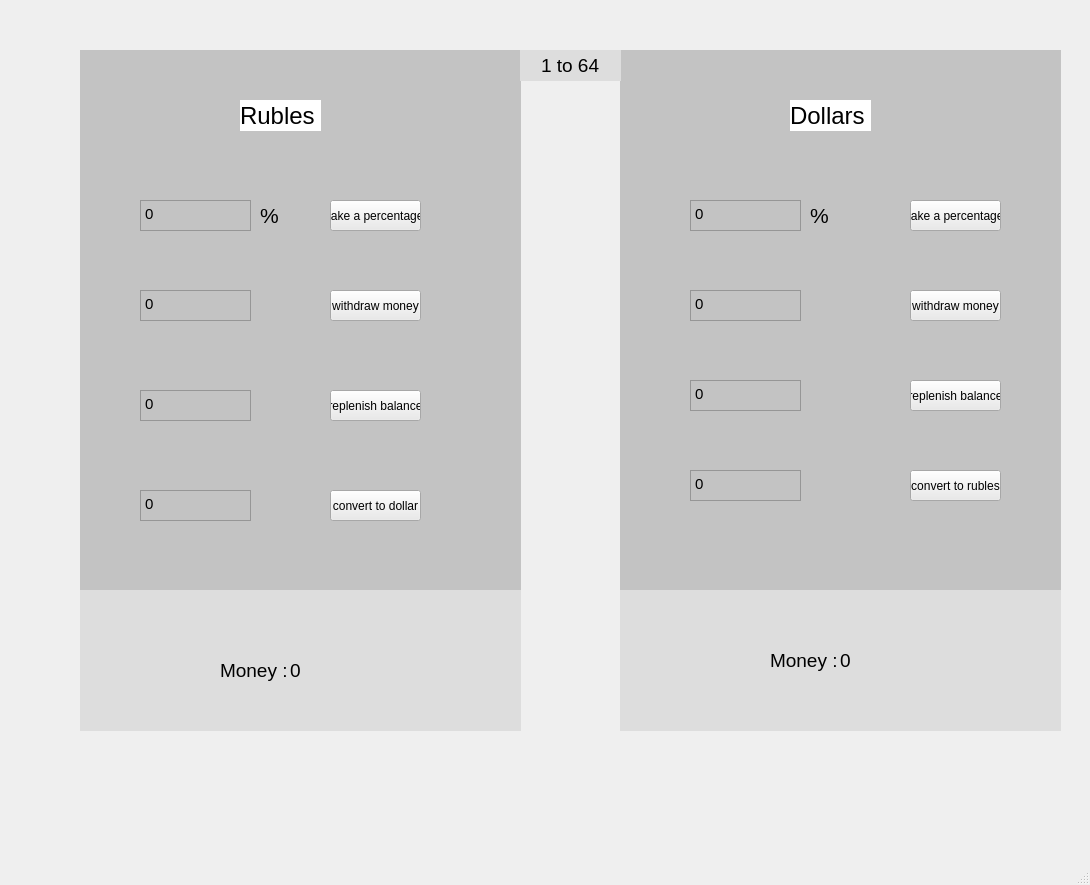
<?xml version="1.0" encoding="UTF-8"?>
<ui version="4.0">
 <class>MainWindow</class>
 <widget class="QMainWindow" name="MainWindow">
  <property name="geometry">
   <rect>
    <x>0</x>
    <y>0</y>
    <width>1090</width>
    <height>885</height>
   </rect>
  </property>
  <property name="windowTitle">
   <string>MainWindow</string>
  </property>
  <widget class="QWidget" name="centralwidget">
   <widget class="QWidget" name="widget" native="true">
    <property name="geometry">
     <rect>
      <x>80</x>
      <y>50</y>
      <width>441</width>
      <height>681</height>
     </rect>
    </property>
    <property name="styleSheet">
     <string notr="true">background-color: rgb(195, 195, 195);</string>
    </property>
    <widget class="QLabel" name="label">
     <property name="geometry">
      <rect>
       <x>160</x>
       <y>50</y>
       <width>81</width>
       <height>31</height>
      </rect>
     </property>
     <property name="font">
      <font>
       <pointsize>18</pointsize>
      </font>
     </property>
     <property name="styleSheet">
      <string notr="true">background-color: rgb(255, 255, 255);</string>
     </property>
     <property name="text">
      <string>Rubles</string>
     </property>
    </widget>
    <widget class="QWidget" name="widget_3" native="true">
     <property name="geometry">
      <rect>
       <x>0</x>
       <y>540</y>
       <width>441</width>
       <height>141</height>
      </rect>
     </property>
     <property name="styleSheet">
      <string notr="true">background-color: rgb(239, 239, 239);
background-color: rgb(221, 221, 221);</string>
     </property>
     <widget class="QLabel" name="label_3">
      <property name="geometry">
       <rect>
        <x>140</x>
        <y>70</y>
        <width>91</width>
        <height>21</height>
       </rect>
      </property>
      <property name="font">
       <font>
        <pointsize>14</pointsize>
       </font>
      </property>
      <property name="text">
       <string>Money : </string>
      </property>
     </widget>
     <widget class="QLabel" name="rubles">
      <property name="geometry">
       <rect>
        <x>210</x>
        <y>70</y>
        <width>221</width>
        <height>21</height>
       </rect>
      </property>
      <property name="font">
       <font>
        <pointsize>14</pointsize>
       </font>
      </property>
      <property name="text">
       <string>0</string>
      </property>
     </widget>
    </widget>
    <widget class="QPushButton" name="pushButton_0">
     <property name="geometry">
      <rect>
       <x>250</x>
       <y>150</y>
       <width>91</width>
       <height>31</height>
      </rect>
     </property>
     <property name="styleSheet">
      <string notr="true">background-color: rgb(234, 234, 234);</string>
     </property>
     <property name="text">
      <string>take a percentage</string>
     </property>
    </widget>
    <widget class="QPushButton" name="pushButton_1">
     <property name="geometry">
      <rect>
       <x>250</x>
       <y>240</y>
       <width>91</width>
       <height>31</height>
      </rect>
     </property>
     <property name="styleSheet">
      <string notr="true">background-color: rgb(234, 234, 234);</string>
     </property>
     <property name="text">
      <string>withdraw money</string>
     </property>
    </widget>
    <widget class="QPushButton" name="pushButton_2">
     <property name="geometry">
      <rect>
       <x>250</x>
       <y>340</y>
       <width>91</width>
       <height>31</height>
      </rect>
     </property>
     <property name="styleSheet">
      <string notr="true">background-color: rgb(234, 234, 234);</string>
     </property>
     <property name="text">
      <string>replenish balance</string>
     </property>
    </widget>
    <widget class="QPushButton" name="pushButton_3">
     <property name="geometry">
      <rect>
       <x>250</x>
       <y>440</y>
       <width>91</width>
       <height>31</height>
      </rect>
     </property>
     <property name="styleSheet">
      <string notr="true">background-color: rgb(234, 234, 234);</string>
     </property>
     <property name="text">
      <string>convert to dollar</string>
     </property>
    </widget>
    <widget class="QTextEdit" name="textEdit">
     <property name="geometry">
      <rect>
       <x>60</x>
       <y>150</y>
       <width>111</width>
       <height>31</height>
      </rect>
     </property>
     <property name="font">
      <font>
       <pointsize>11</pointsize>
      </font>
     </property>
     <property name="html">
      <string>&lt;!DOCTYPE HTML PUBLIC &quot;-//W3C//DTD HTML 4.0//EN&quot; &quot;http://www.w3.org/TR/REC-html40/strict.dtd&quot;&gt;
&lt;html&gt;&lt;head&gt;&lt;meta name=&quot;qrichtext&quot; content=&quot;1&quot; /&gt;&lt;style type=&quot;text/css&quot;&gt;
p, li { white-space: pre-wrap; }
&lt;/style&gt;&lt;/head&gt;&lt;body style=&quot; font-family:'MS Shell Dlg 2'; font-size:11pt; font-weight:400; font-style:normal;&quot;&gt;
&lt;p style=&quot; margin-top:0px; margin-bottom:0px; margin-left:0px; margin-right:0px; -qt-block-indent:0; text-indent:0px;&quot;&gt;0&lt;/p&gt;&lt;/body&gt;&lt;/html&gt;</string>
     </property>
    </widget>
    <widget class="QTextEdit" name="textEdit_2">
     <property name="geometry">
      <rect>
       <x>60</x>
       <y>240</y>
       <width>111</width>
       <height>31</height>
      </rect>
     </property>
     <property name="font">
      <font>
       <pointsize>11</pointsize>
      </font>
     </property>
     <property name="html">
      <string>&lt;!DOCTYPE HTML PUBLIC &quot;-//W3C//DTD HTML 4.0//EN&quot; &quot;http://www.w3.org/TR/REC-html40/strict.dtd&quot;&gt;
&lt;html&gt;&lt;head&gt;&lt;meta name=&quot;qrichtext&quot; content=&quot;1&quot; /&gt;&lt;style type=&quot;text/css&quot;&gt;
p, li { white-space: pre-wrap; }
&lt;/style&gt;&lt;/head&gt;&lt;body style=&quot; font-family:'MS Shell Dlg 2'; font-size:11pt; font-weight:400; font-style:normal;&quot;&gt;
&lt;p style=&quot; margin-top:0px; margin-bottom:0px; margin-left:0px; margin-right:0px; -qt-block-indent:0; text-indent:0px;&quot;&gt;0&lt;/p&gt;&lt;/body&gt;&lt;/html&gt;</string>
     </property>
    </widget>
    <widget class="QTextEdit" name="textEdit_3">
     <property name="geometry">
      <rect>
       <x>60</x>
       <y>340</y>
       <width>111</width>
       <height>31</height>
      </rect>
     </property>
     <property name="font">
      <font>
       <pointsize>11</pointsize>
      </font>
     </property>
     <property name="html">
      <string>&lt;!DOCTYPE HTML PUBLIC &quot;-//W3C//DTD HTML 4.0//EN&quot; &quot;http://www.w3.org/TR/REC-html40/strict.dtd&quot;&gt;
&lt;html&gt;&lt;head&gt;&lt;meta name=&quot;qrichtext&quot; content=&quot;1&quot; /&gt;&lt;style type=&quot;text/css&quot;&gt;
p, li { white-space: pre-wrap; }
&lt;/style&gt;&lt;/head&gt;&lt;body style=&quot; font-family:'MS Shell Dlg 2'; font-size:11pt; font-weight:400; font-style:normal;&quot;&gt;
&lt;p style=&quot; margin-top:0px; margin-bottom:0px; margin-left:0px; margin-right:0px; -qt-block-indent:0; text-indent:0px;&quot;&gt;0&lt;/p&gt;&lt;/body&gt;&lt;/html&gt;</string>
     </property>
    </widget>
    <widget class="QTextEdit" name="textEdit_4">
     <property name="geometry">
      <rect>
       <x>60</x>
       <y>440</y>
       <width>111</width>
       <height>31</height>
      </rect>
     </property>
     <property name="font">
      <font>
       <pointsize>11</pointsize>
      </font>
     </property>
     <property name="html">
      <string>&lt;!DOCTYPE HTML PUBLIC &quot;-//W3C//DTD HTML 4.0//EN&quot; &quot;http://www.w3.org/TR/REC-html40/strict.dtd&quot;&gt;
&lt;html&gt;&lt;head&gt;&lt;meta name=&quot;qrichtext&quot; content=&quot;1&quot; /&gt;&lt;style type=&quot;text/css&quot;&gt;
p, li { white-space: pre-wrap; }
&lt;/style&gt;&lt;/head&gt;&lt;body style=&quot; font-family:'MS Shell Dlg 2'; font-size:11pt; font-weight:400; font-style:normal;&quot;&gt;
&lt;p style=&quot; margin-top:0px; margin-bottom:0px; margin-left:0px; margin-right:0px; -qt-block-indent:0; text-indent:0px;&quot;&gt;0&lt;/p&gt;&lt;/body&gt;&lt;/html&gt;</string>
     </property>
    </widget>
    <widget class="QLabel" name="label_7">
     <property name="geometry">
      <rect>
       <x>180</x>
       <y>150</y>
       <width>21</width>
       <height>31</height>
      </rect>
     </property>
     <property name="font">
      <font>
       <pointsize>16</pointsize>
      </font>
     </property>
     <property name="text">
      <string>%</string>
     </property>
    </widget>
   </widget>
   <widget class="QWidget" name="widget_2" native="true">
    <property name="geometry">
     <rect>
      <x>620</x>
      <y>50</y>
      <width>441</width>
      <height>681</height>
     </rect>
    </property>
    <property name="styleSheet">
     <string notr="true">background-color: rgb(195, 195, 195);</string>
    </property>
    <widget class="QLabel" name="label_2">
     <property name="geometry">
      <rect>
       <x>170</x>
       <y>50</y>
       <width>81</width>
       <height>31</height>
      </rect>
     </property>
     <property name="font">
      <font>
       <pointsize>18</pointsize>
      </font>
     </property>
     <property name="styleSheet">
      <string notr="true">background-color: rgb(255, 255, 255);</string>
     </property>
     <property name="text">
      <string>Dollars</string>
     </property>
    </widget>
    <widget class="QWidget" name="widget_4" native="true">
     <property name="geometry">
      <rect>
       <x>0</x>
       <y>540</y>
       <width>441</width>
       <height>141</height>
      </rect>
     </property>
     <property name="styleSheet">
      <string notr="true">background-color: rgb(239, 239, 239);
background-color: rgb(221, 221, 221);</string>
     </property>
     <widget class="QLabel" name="label_5">
      <property name="geometry">
       <rect>
        <x>150</x>
        <y>60</y>
        <width>91</width>
        <height>21</height>
       </rect>
      </property>
      <property name="font">
       <font>
        <pointsize>14</pointsize>
       </font>
      </property>
      <property name="text">
       <string>Money : </string>
      </property>
     </widget>
     <widget class="QLabel" name="dollars">
      <property name="geometry">
       <rect>
        <x>220</x>
        <y>60</y>
        <width>211</width>
        <height>21</height>
       </rect>
      </property>
      <property name="font">
       <font>
        <pointsize>14</pointsize>
       </font>
      </property>
      <property name="text">
       <string>0</string>
      </property>
     </widget>
    </widget>
    <widget class="QPushButton" name="pushButton_4">
     <property name="geometry">
      <rect>
       <x>290</x>
       <y>150</y>
       <width>91</width>
       <height>31</height>
      </rect>
     </property>
     <property name="styleSheet">
      <string notr="true">background-color: rgb(234, 234, 234);</string>
     </property>
     <property name="text">
      <string>take a percentage</string>
     </property>
    </widget>
    <widget class="QPushButton" name="pushButton_5">
     <property name="geometry">
      <rect>
       <x>290</x>
       <y>240</y>
       <width>91</width>
       <height>31</height>
      </rect>
     </property>
     <property name="styleSheet">
      <string notr="true">background-color: rgb(234, 234, 234);</string>
     </property>
     <property name="text">
      <string>withdraw money</string>
     </property>
    </widget>
    <widget class="QPushButton" name="pushButton_6">
     <property name="geometry">
      <rect>
       <x>290</x>
       <y>330</y>
       <width>91</width>
       <height>31</height>
      </rect>
     </property>
     <property name="styleSheet">
      <string notr="true">background-color: rgb(234, 234, 234);</string>
     </property>
     <property name="text">
      <string>replenish balance</string>
     </property>
    </widget>
    <widget class="QPushButton" name="pushButton_7">
     <property name="geometry">
      <rect>
       <x>290</x>
       <y>420</y>
       <width>91</width>
       <height>31</height>
      </rect>
     </property>
     <property name="styleSheet">
      <string notr="true">background-color: rgb(234, 234, 234);</string>
     </property>
     <property name="text">
      <string>convert to rubles</string>
     </property>
    </widget>
    <widget class="QTextEdit" name="textEdit_5">
     <property name="geometry">
      <rect>
       <x>70</x>
       <y>150</y>
       <width>111</width>
       <height>31</height>
      </rect>
     </property>
     <property name="font">
      <font>
       <pointsize>11</pointsize>
      </font>
     </property>
     <property name="html">
      <string>&lt;!DOCTYPE HTML PUBLIC &quot;-//W3C//DTD HTML 4.0//EN&quot; &quot;http://www.w3.org/TR/REC-html40/strict.dtd&quot;&gt;
&lt;html&gt;&lt;head&gt;&lt;meta name=&quot;qrichtext&quot; content=&quot;1&quot; /&gt;&lt;style type=&quot;text/css&quot;&gt;
p, li { white-space: pre-wrap; }
&lt;/style&gt;&lt;/head&gt;&lt;body style=&quot; font-family:'MS Shell Dlg 2'; font-size:11pt; font-weight:400; font-style:normal;&quot;&gt;
&lt;p style=&quot; margin-top:0px; margin-bottom:0px; margin-left:0px; margin-right:0px; -qt-block-indent:0; text-indent:0px;&quot;&gt;0&lt;/p&gt;&lt;/body&gt;&lt;/html&gt;</string>
     </property>
    </widget>
    <widget class="QTextEdit" name="textEdit_6">
     <property name="geometry">
      <rect>
       <x>70</x>
       <y>240</y>
       <width>111</width>
       <height>31</height>
      </rect>
     </property>
     <property name="font">
      <font>
       <pointsize>11</pointsize>
      </font>
     </property>
     <property name="html">
      <string>&lt;!DOCTYPE HTML PUBLIC &quot;-//W3C//DTD HTML 4.0//EN&quot; &quot;http://www.w3.org/TR/REC-html40/strict.dtd&quot;&gt;
&lt;html&gt;&lt;head&gt;&lt;meta name=&quot;qrichtext&quot; content=&quot;1&quot; /&gt;&lt;style type=&quot;text/css&quot;&gt;
p, li { white-space: pre-wrap; }
&lt;/style&gt;&lt;/head&gt;&lt;body style=&quot; font-family:'MS Shell Dlg 2'; font-size:11pt; font-weight:400; font-style:normal;&quot;&gt;
&lt;p style=&quot; margin-top:0px; margin-bottom:0px; margin-left:0px; margin-right:0px; -qt-block-indent:0; text-indent:0px;&quot;&gt;0&lt;/p&gt;&lt;/body&gt;&lt;/html&gt;</string>
     </property>
    </widget>
    <widget class="QTextEdit" name="textEdit_7">
     <property name="geometry">
      <rect>
       <x>70</x>
       <y>330</y>
       <width>111</width>
       <height>31</height>
      </rect>
     </property>
     <property name="font">
      <font>
       <pointsize>11</pointsize>
      </font>
     </property>
     <property name="html">
      <string>&lt;!DOCTYPE HTML PUBLIC &quot;-//W3C//DTD HTML 4.0//EN&quot; &quot;http://www.w3.org/TR/REC-html40/strict.dtd&quot;&gt;
&lt;html&gt;&lt;head&gt;&lt;meta name=&quot;qrichtext&quot; content=&quot;1&quot; /&gt;&lt;style type=&quot;text/css&quot;&gt;
p, li { white-space: pre-wrap; }
&lt;/style&gt;&lt;/head&gt;&lt;body style=&quot; font-family:'MS Shell Dlg 2'; font-size:11pt; font-weight:400; font-style:normal;&quot;&gt;
&lt;p style=&quot; margin-top:0px; margin-bottom:0px; margin-left:0px; margin-right:0px; -qt-block-indent:0; text-indent:0px;&quot;&gt;0&lt;/p&gt;&lt;/body&gt;&lt;/html&gt;</string>
     </property>
    </widget>
    <widget class="QTextEdit" name="textEdit_8">
     <property name="geometry">
      <rect>
       <x>70</x>
       <y>420</y>
       <width>111</width>
       <height>31</height>
      </rect>
     </property>
     <property name="font">
      <font>
       <pointsize>11</pointsize>
      </font>
     </property>
     <property name="html">
      <string>&lt;!DOCTYPE HTML PUBLIC &quot;-//W3C//DTD HTML 4.0//EN&quot; &quot;http://www.w3.org/TR/REC-html40/strict.dtd&quot;&gt;
&lt;html&gt;&lt;head&gt;&lt;meta name=&quot;qrichtext&quot; content=&quot;1&quot; /&gt;&lt;style type=&quot;text/css&quot;&gt;
p, li { white-space: pre-wrap; }
&lt;/style&gt;&lt;/head&gt;&lt;body style=&quot; font-family:'MS Shell Dlg 2'; font-size:11pt; font-weight:400; font-style:normal;&quot;&gt;
&lt;p style=&quot; margin-top:0px; margin-bottom:0px; margin-left:0px; margin-right:0px; -qt-block-indent:0; text-indent:0px;&quot;&gt;0&lt;/p&gt;&lt;/body&gt;&lt;/html&gt;</string>
     </property>
    </widget>
    <widget class="QLabel" name="label_8">
     <property name="geometry">
      <rect>
       <x>190</x>
       <y>150</y>
       <width>21</width>
       <height>31</height>
      </rect>
     </property>
     <property name="font">
      <font>
       <pointsize>16</pointsize>
      </font>
     </property>
     <property name="text">
      <string>%</string>
     </property>
    </widget>
   </widget>
   <widget class="QLabel" name="label_4">
    <property name="geometry">
     <rect>
      <x>520</x>
      <y>50</y>
      <width>101</width>
      <height>31</height>
     </rect>
    </property>
    <property name="font">
     <font>
      <pointsize>14</pointsize>
     </font>
    </property>
    <property name="styleSheet">
     <string notr="true">background-color: rgb(221, 221, 221);</string>
    </property>
    <property name="text">
     <string>    1 to 64</string>
    </property>
   </widget>
  </widget>
  <widget class="QMenuBar" name="menubar">
   <property name="geometry">
    <rect>
     <x>0</x>
     <y>0</y>
     <width>1090</width>
     <height>21</height>
    </rect>
   </property>
  </widget>
  <widget class="QStatusBar" name="statusbar"/>
 </widget>
 <resources/>
 <connections/>
</ui>
